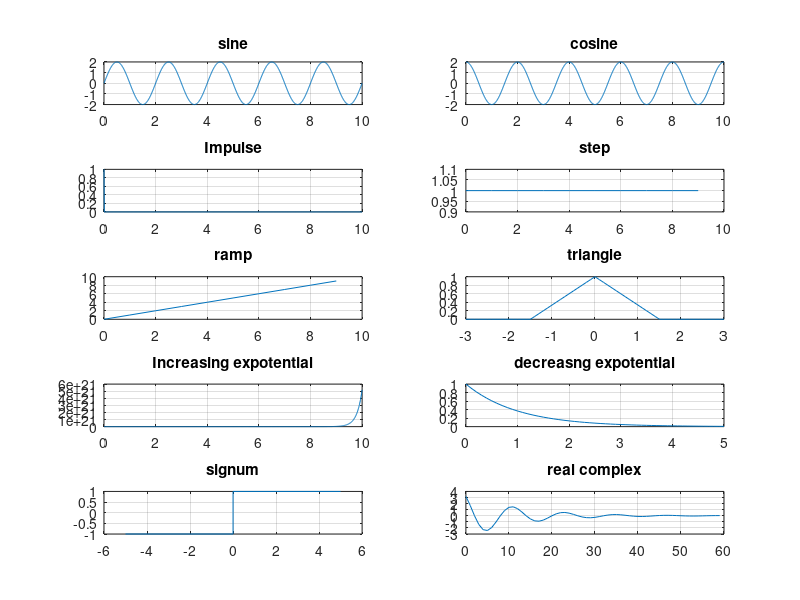
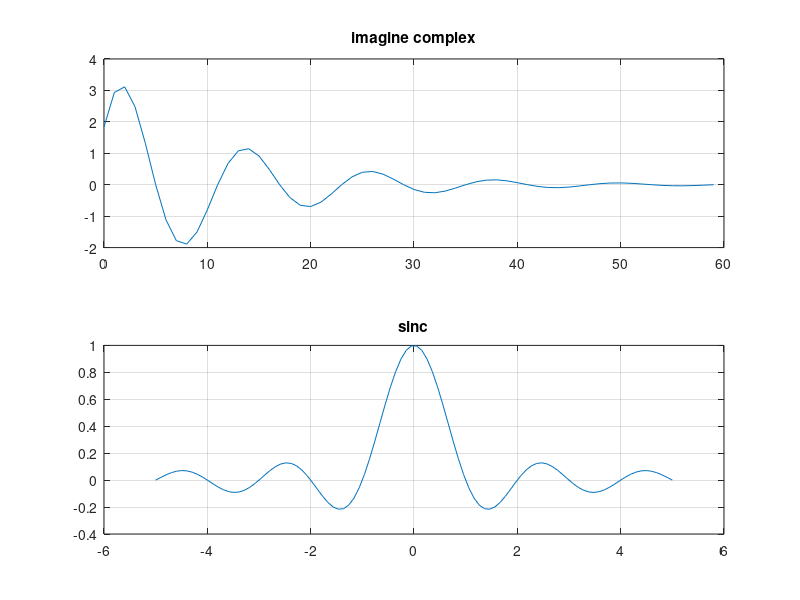

The MATLAB source for these figures, in order:
%% Types of Waves
% % Name: Ventrapragada Sai Shravani
% PRN: 17070123120
% Batch: E&TC B-3
clc
t=0:0.01:10;
f=0.5;
x1=2*sin(2*pi*f*t);
figure()
subplot(5,2,1)
plot(t,x1)
title('sine')
grid on;
x2=2*cos(2*pi*f*t);
subplot(5,2,2)
plot(t,x2)
title('cosine')
grid on;
%%
impulse= t==0;
subplot(5,2,3)
plot(t,impulse)
title('Impulse')
grid on;
%% 
n2=0:1:9;
x3=ones(1,10);
subplot(5,2,4)
plot(n2,x3)
title('step')
grid on;
%% 
x4=n2;
subplot(5,2,5)
plot(n2,x4)
title('ramp')
grid on;
%%
x5=-5:0.0025:5;
f=rectpuls(x5,1);
subplot(5,2,6)
plot(x5,f)
title('rectangle')
grid on;
%%
t1=-3:0.1:3;
x6=tripuls(t1,3);
subplot(5,2,6)
plot(t1,x6)
title('triangle')
grid on;
%%
x7=exp(5*t);
subplot(5,2,7)
plot(t,x7)
title('Increasing expotential')
grid on;
%%
t2=0:0.1:5;
x8=exp((-1)*t2);
subplot(5,2,8)
plot(t2,x8)
title('decreasng expotential')
grid on;
%%
t3=[-5 -eps(1) 0 eps(1) 5];
x9=sign(t3);
subplot(529)
plot(t3,x9)
title('signum')
grid on;
%%
a=-1/12;
b=pi/6;
c=a+b*i;
t4=1:60;
x10=4*exp(c*t4);
subplot(5,2,10)
plot(t4-1,real(x10))
title('real complex');
grid on;
%% 
figure()
subplot(211)
plot(t4-1,imag(x10))
title('imagine complex');
grid on;
%%
subplot(212)
t5=linspace(-5,5);
x11=sinc(t5);
plot(t5,x11)
title('sinc')
grid on;
